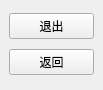
<?xml version="1.0" encoding="UTF-8"?>
<ui version="4.0">
 <class>DrawTool</class>
 <widget class="QMainWindow" name="DrawTool">
  <property name="geometry">
   <rect>
    <x>0</x>
    <y>0</y>
    <width>103</width>
    <height>90</height>
   </rect>
  </property>
  <property name="windowTitle">
   <string>MainWindow</string>
  </property>
  <widget class="QWidget" name="centralwidget">
   <layout class="QVBoxLayout" name="verticalLayout">
    <item>
     <widget class="QPushButton" name="exit">
      <property name="text">
       <string>退出</string>
      </property>
     </widget>
    </item>
    <item>
     <widget class="QPushButton" name="back">
      <property name="text">
       <string>返回</string>
      </property>
     </widget>
    </item>
   </layout>
  </widget>
 </widget>
 <resources/>
 <connections/>
</ui>
